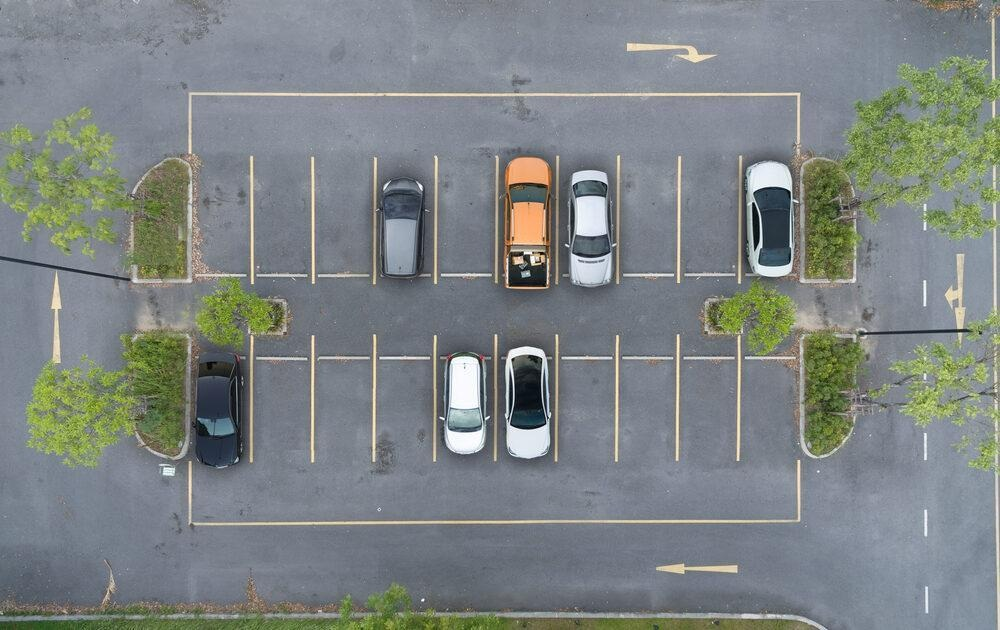
#> input picture prueba.jpg, 1000 x 630 px
$ python -i camara_continua.py   (imports and definitions only)
#> lines starting #> are read from the running program, lines starting #| are printed output that depends on the picture
#> further down, picture is the input picture: shape (630, 1000, 3); mean B, G, R 131.8, 131.8, 125.5
# PARKVISION UNIVERSITY
# Captura continua y deteccion de video congelado
# Responsable: Alejandro

import cv2
import os
import time


class Camara:

    def __init__(self, indice=1):

        self.indice = indice
        self.cap = None

        self.ancho = 640
        self.alto = 480

        self.conectada = False
        self.ultimo_error = None
        self.ultima_captura = None
        self.backend = None

        # Control de imagen congelada
        self.imagen_anterior = None
        self.ultimo_cambio = None
        self.tiempo_congelado = 5.0
        self.umbral_cambio = 0.05

    # [63 lines left out: function conectar, not called in this run]

    def verificar_imagen(self, imagen):

        gris = cv2.cvtColor(
            imagen,
            cv2.COLOR_BGR2GRAY
        )
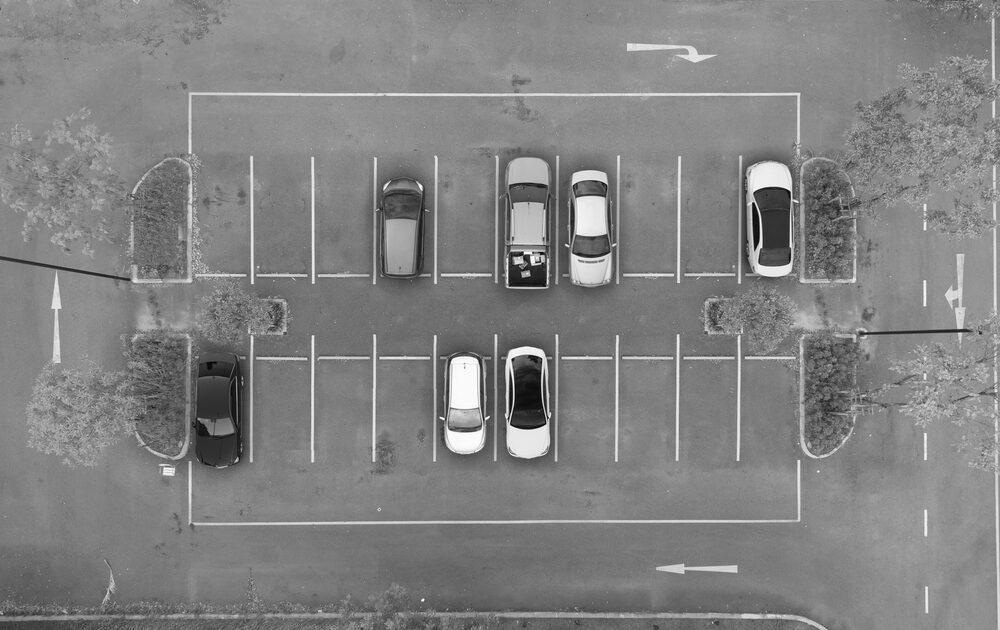
#> gris: shape (630, 1000); min 1, max 255, mean 130

        gris = cv2.resize(gris, (160, 120))
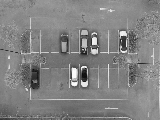
#> gris: shape (120, 160); min 12, max 252, mean 129.9

        ahora = time.monotonic()

        if self.imagen_anterior is None:

            self.imagen_anterior = gris.copy()
            self.ultimo_cambio = ahora

            self.conectada = False

            return False

        diferencia = cv2.absdiff(
            self.imagen_anterior,
            gris
        )

        cambio = float(diferencia.mean())

        if cambio > self.umbral_cambio:

            self.ultimo_cambio = ahora
            self.conectada = True

        self.imagen_anterior = gris.copy()

        segundos = ahora - self.ultimo_cambio

        if segundos >= self.tiempo_congelado:

            self.conectada = False

            raise RuntimeError(
                "Video congelado: posible "
                "desconexion de DroidCam"
            )

        return self.conectada

    # [88 lines left out: functions read, estado, close, not called in this run]

>>> import cv2
>>> picture = cv2.imread('../prueba.jpg')
>>> result = Camara().verificar_imagen(picture)
#> result = False
